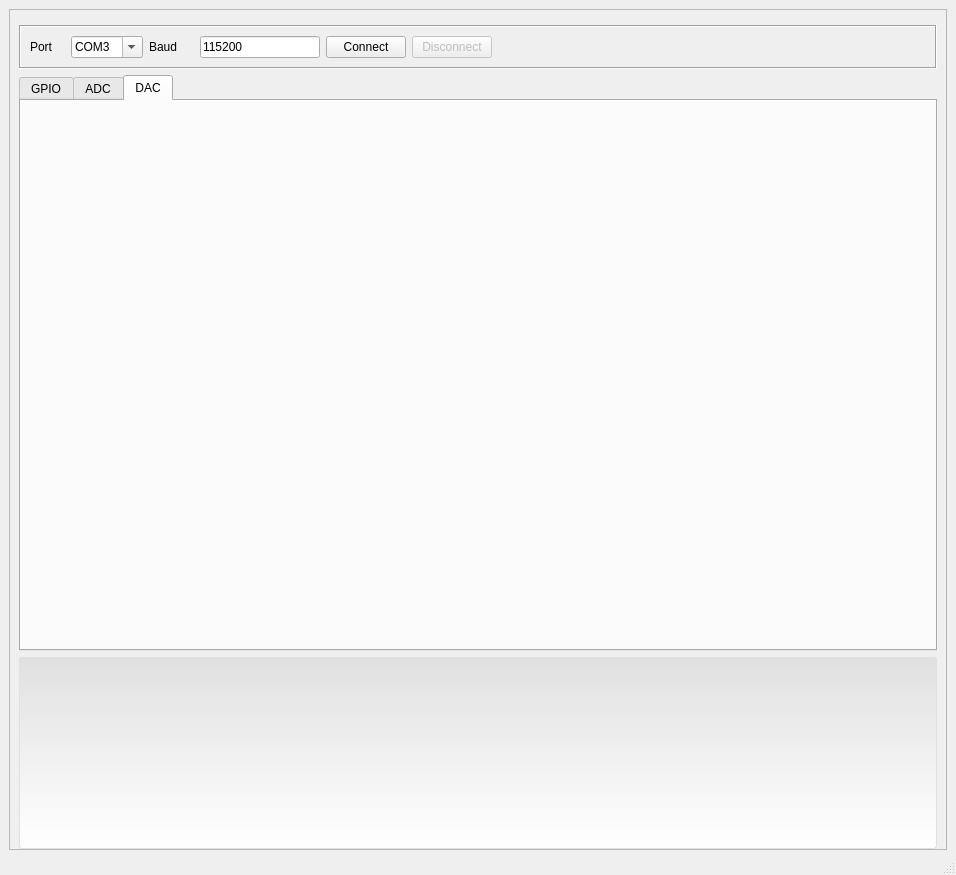
<?xml version="1.0" encoding="UTF-8"?>
<ui version="4.0">
 <class>MainWindow</class>
 <widget class="QMainWindow" name="MainWindow">
  <property name="geometry">
   <rect>
    <x>0</x>
    <y>0</y>
    <width>956</width>
    <height>875</height>
   </rect>
  </property>
  <property name="windowTitle">
   <string>SPE Tester</string>
  </property>
  <property name="animated">
   <bool>false</bool>
  </property>
  <widget class="QWidget" name="centralwidget">
   <property name="autoFillBackground">
    <bool>false</bool>
   </property>
   <layout class="QVBoxLayout" name="verticalLayout_3">
    <property name="bottomMargin">
     <number>3</number>
    </property>
    <item>
     <widget class="QFrame" name="frame">
      <property name="frameShape">
       <enum>QFrame::StyledPanel</enum>
      </property>
      <property name="frameShadow">
       <enum>QFrame::Raised</enum>
      </property>
      <layout class="QVBoxLayout" name="verticalLayout_2">
       <property name="bottomMargin">
        <number>0</number>
       </property>
       <item>
        <widget class="QFrame" name="widget1">
         <property name="enabled">
          <bool>true</bool>
         </property>
         <property name="autoFillBackground">
          <bool>false</bool>
         </property>
         <property name="frameShape">
          <enum>QFrame::NoFrame</enum>
         </property>
         <property name="frameShadow">
          <enum>QFrame::Sunken</enum>
         </property>
         <property name="lineWidth">
          <number>1</number>
         </property>
         <layout class="QHBoxLayout" name="horizontalLayout_9">
          <property name="spacing">
           <number>9</number>
          </property>
          <property name="leftMargin">
           <number>0</number>
          </property>
          <property name="topMargin">
           <number>0</number>
          </property>
          <property name="rightMargin">
           <number>0</number>
          </property>
          <property name="bottomMargin">
           <number>0</number>
          </property>
         </layout>
        </widget>
       </item>
       <item>
        <widget class="QFrame" name="frame_3">
         <property name="frameShape">
          <enum>QFrame::Box</enum>
         </property>
         <property name="frameShadow">
          <enum>QFrame::Sunken</enum>
         </property>
         <layout class="QHBoxLayout" name="horizontalLayout">
          <item>
           <widget class="QLabel" name="label">
            <property name="minimumSize">
             <size>
              <width>35</width>
              <height>4</height>
             </size>
            </property>
            <property name="maximumSize">
             <size>
              <width>20</width>
              <height>16777215</height>
             </size>
            </property>
            <property name="text">
             <string>Port </string>
            </property>
           </widget>
          </item>
          <item>
           <widget class="ComboBox" name="cbPort">
            <property name="sizePolicy">
             <sizepolicy hsizetype="Fixed" vsizetype="Fixed">
              <horstretch>0</horstretch>
              <verstretch>0</verstretch>
             </sizepolicy>
            </property>
            <property name="editable">
             <bool>true</bool>
            </property>
            <property name="currentText">
             <string>COM3</string>
            </property>
           </widget>
          </item>
          <item>
           <widget class="QLabel" name="label_3">
            <property name="minimumSize">
             <size>
              <width>45</width>
              <height>0</height>
             </size>
            </property>
            <property name="maximumSize">
             <size>
              <width>25</width>
              <height>16777215</height>
             </size>
            </property>
            <property name="text">
             <string>Baud</string>
            </property>
           </widget>
          </item>
          <item>
           <widget class="QLineEdit" name="edtBaud">
            <property name="minimumSize">
             <size>
              <width>120</width>
              <height>0</height>
             </size>
            </property>
            <property name="maximumSize">
             <size>
              <width>120</width>
              <height>16777215</height>
             </size>
            </property>
            <property name="text">
             <string>115200</string>
            </property>
           </widget>
          </item>
          <item>
           <widget class="QPushButton" name="btnConnect">
            <property name="text">
             <string>Connect</string>
            </property>
           </widget>
          </item>
          <item>
           <widget class="QPushButton" name="btnDisconnect">
            <property name="enabled">
             <bool>false</bool>
            </property>
            <property name="text">
             <string>Disconnect</string>
            </property>
           </widget>
          </item>
          <item>
           <spacer name="horizontalSpacer">
            <property name="orientation">
             <enum>Qt::Horizontal</enum>
            </property>
            <property name="sizeHint" stdset="0">
             <size>
              <width>40</width>
              <height>20</height>
             </size>
            </property>
           </spacer>
          </item>
         </layout>
        </widget>
       </item>
       <item>
        <widget class="QFrame" name="test_frame">
         <property name="sizePolicy">
          <sizepolicy hsizetype="Preferred" vsizetype="Preferred">
           <horstretch>0</horstretch>
           <verstretch>1</verstretch>
          </sizepolicy>
         </property>
         <property name="frameShape">
          <enum>QFrame::NoFrame</enum>
         </property>
         <property name="frameShadow">
          <enum>QFrame::Raised</enum>
         </property>
         <layout class="QHBoxLayout" name="horizontalLayout_23">
          <property name="spacing">
           <number>6</number>
          </property>
          <property name="leftMargin">
           <number>0</number>
          </property>
          <property name="topMargin">
           <number>0</number>
          </property>
          <property name="rightMargin">
           <number>0</number>
          </property>
          <property name="bottomMargin">
           <number>0</number>
          </property>
          <item>
           <widget class="QTabWidget" name="twTest">
            <property name="styleSheet">
             <string notr="true">QTabWidget::tab-bar {
    left: 0; 
}</string>
            </property>
            <property name="tabPosition">
             <enum>QTabWidget::North</enum>
            </property>
            <property name="tabShape">
             <enum>QTabWidget::Rounded</enum>
            </property>
            <property name="currentIndex">
             <number>2</number>
            </property>
            <property name="elideMode">
             <enum>Qt::ElideRight</enum>
            </property>
            <widget class="QWidget" name="tab">
             <attribute name="title">
              <string>GPIO</string>
             </attribute>
            </widget>
            <widget class="QWidget" name="tab_2">
             <attribute name="title">
              <string>ADC</string>
             </attribute>
            </widget>
            <widget class="QWidget" name="tab_3">
             <attribute name="title">
              <string>DAC</string>
             </attribute>
            </widget>
           </widget>
          </item>
         </layout>
        </widget>
       </item>
       <item>
        <widget class="QTextEdit" name="edtLog">
         <property name="styleSheet">
          <string notr="true">QTextEdit {
	background-color: qlineargradient(x1: 0, y1: 0, x2: 0, y2: 1, stop: 0 #E0E0E0, stop: 1 #FFFFFF);                                	border: 1px solid #E0E0E0;
	border-radius:3px;
 	margin-top: 0ex;
}</string>
         </property>
        </widget>
       </item>
      </layout>
     </widget>
    </item>
   </layout>
  </widget>
  <widget class="QStatusBar" name="statusbar"/>
  <action name="actionGPIO">
   <property name="text">
    <string>GPIO</string>
   </property>
  </action>
 </widget>
 <customwidgets>
  <customwidget>
   <class>ComboBox</class>
   <extends>QComboBox</extends>
   <header location="global">CustomWidget</header>
  </customwidget>
 </customwidgets>
 <resources/>
 <connections/>
</ui>
